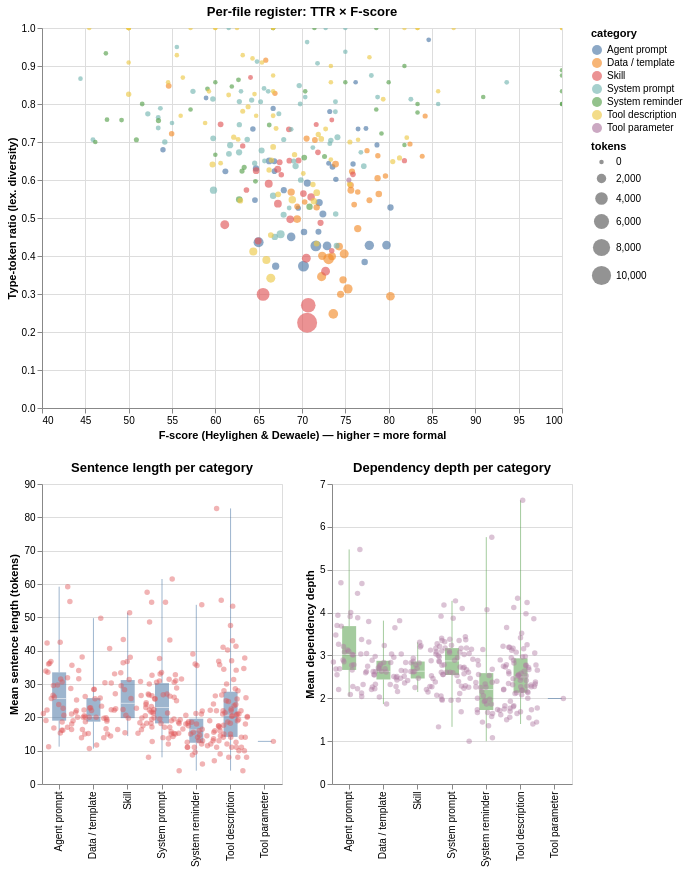

The notebook cell saved with this chart:
### Markdown cell above
### Register quantitative metrics

The four register numbers — `ttr`, `mean_sent_len`, `dep_depth`, `f_score` — were computed per file but only the four lexical register classes were plotted earlier. Two views below cover them:

- **TTR vs F-score** scatter — every file as one point, coloured by category, sized by file length (`n_tokens`). Files cluster along a single F-score band (~70–80) with TTR varying mostly by file length.
- **Sentence length & dependency depth** distributions per category (box-strip).

**Axis context** (full definitions in [`GLOSSARY.md`](./GLOSSARY.md)):
- **F-score (Heylighen & Dewaele formality)** — 0–100 scale. **0–30** is highly conversational; **30–50** informal explanatory; **50–70** neutral/mixed; **70–80** formal academic prose (where this corpus clusters); **80–100** technical specification / legal text.
- **TTR (Type-Token Ratio)** — lexical diversity, 0–1 range. Higher = more varied vocabulary; lower = more repetition. Strongly anti-correlated with file length (longer files have more lexical recycling and thus lower TTR — read TTR with `n_tokens` size in mind).
- **Mean dependency depth** — average syntactic-tree depth per sentence. Typical written English ~3–4. Higher = more deeply nested grammar (relative clauses inside relative clauses).
- **Mean sentence length** — word tokens per sentence. Corpus median ~22.

### Code cell
"""Register quantitative metrics: TTR×F-score + sentence length & dep-depth distributions."""

ttr_f_chart = (
 alt.Chart(alt_df).mark_circle(opacity=0.65).encode(
 x=alt.X("f_score:Q", title="F-score (Heylighen & Dewaele) — higher = more formal",
 scale=alt.Scale(domain=[40, 100])),
 y=alt.Y("ttr:Q", title="Type-token ratio (lex. diversity)",
 scale=alt.Scale(domain=[0, 1])),
 size=alt.Size("n_tokens:Q", title="tokens",
 scale=alt.Scale(range=[20, 400])),
 color=alt.Color("category:N",
 scale=alt.Scale(domain=_cat_domain, range=_cat_range)),
 tooltip=[
 alt.Tooltip("path:N"),
 alt.Tooltip("category:N"),
 alt.Tooltip("n_tokens:Q", format=","),
 alt.Tooltip("ttr:Q", format=".3f"),
 alt.Tooltip("f_score:Q", format=".1f"),
 alt.Tooltip("mean_sent_len:Q", title="mean sent len", format=".1f"),
 alt.Tooltip("dep_depth:Q", title="dep depth", format=".2f"),
 ]).properties(width=520, height=380, title="Per-file register: TTR × F-score").interactive
)

sent_len_box = (
 alt.Chart(alt_df).mark_boxplot(extent="min-max", opacity=0.55, color="#4e79a7").encode(
 x=alt.X("category:N", title=None, sort=cats),
 y=alt.Y("mean_sent_len:Q", title="Mean sentence length (tokens)")).properties(width=240, height=300, title="Sentence length per category")
)
sent_len_strip = (
 alt.Chart(alt_df).mark_circle(size=30, opacity=0.45, color="#e15759").encode(
 x=alt.X("category:N", sort=cats, title=None),
 y=alt.Y("mean_sent_len:Q"),
 xOffset="jitter:Q",
 tooltip=[alt.Tooltip("path:N"),
 alt.Tooltip("mean_sent_len:Q", format=".1f")]).transform_calculate(jitter="random-0.5")
)

dep_box = (
 alt.Chart(alt_df).mark_boxplot(extent="min-max", opacity=0.55, color="#59a14f").encode(
 x=alt.X("category:N", title=None, sort=cats),
 y=alt.Y("dep_depth:Q", title="Mean dependency depth")).properties(width=240, height=300, title="Dependency depth per category")
)
dep_strip = (
 alt.Chart(alt_df).mark_circle(size=30, opacity=0.45, color="#af7aa1").encode(
 x=alt.X("category:N", sort=cats, title=None),
 y=alt.Y("dep_depth:Q"),
 xOffset="jitter:Q",
 tooltip=[alt.Tooltip("path:N"),
 alt.Tooltip("dep_depth:Q", format=".2f")]).transform_calculate(jitter="random-0.5")
)

ttr_f_chart & ((sent_len_box + sent_len_strip) | (dep_box + dep_strip))

### Figure 1 — Vega-Lite specification as saved in the notebook (floating-point values rounded to 4 significant figures; data arrays with more than 128 entries replaced by an {"elided": "..."} marker saying what was removed)
{"config": {"view": {"continuousWidth": 300, "continuousHeight": 300}}, "vconcat": [{"mark": {"type": "circle", "opacity": 0.65}, "encoding": {"color": {"field": "category", "scale": {"domain": ["Agent prompt", "Data / template", "Skill", "System prompt", "System reminder", "Tool description", "Tool parameter"], "range": ["#4e79a7", "#f28e2c", "#e15759", "#76b7b2", "#59a14f", "#edc949", "#af7aa1"]}, "type": "nominal"}, "size": {"field": "n_tokens", "scale": {"range": [20, 400]}, "title": "tokens", "type": "quantitative"}, "tooltip": [{"field": "path", "type": "nominal"}, {"field": "category", "type": "nominal"}, {"field": "n_tokens", "format": ",", "type": "quantitative"}, {"field": "ttr", "format": ".3f", "type": "quantitative"}, {"field": "f_score", "format": ".1f", "type": "quantitative"}, {"field": "mean_sent_len", "format": ".1f", "title": "mean sent len", "type": "quantitative"}, {"field": "dep_depth", "format": ".2f", "title": "dep depth", "type": "quantitative"}], "x": {"field": "f_score", "scale": {"domain": [40, 100]}, "title": "F-score (Heylighen & Dewaele) — higher = more formal", "type": "quantitative"}, "y": {"field": "ttr", "scale": {"domain": [0, 1]}, "title": "Type-token ratio (lex. diversity)", "type": "quantitative"}}, "height": 380, "name": "view_50d745ac0ed57cbc_0", "title": "Per-file register: TTR × F-score", "width": 520}, {"hconcat": [{"layer": [{"mark": {"type": "boxplot", "color": "#4e79a7", "extent": "min-max", "opacity": 0.55}, "encoding": {"x": {"field": "category", "sort": ["Agent prompt", "Data / template", "Skill", "System prompt", "System reminder", "Tool description", "Tool parameter"], "title": null, "type": "nominal"}, "y": {"field": "mean_sent_len", "title": "Mean sentence length (tokens)", "type": "quantitative"}}, "title": "Sentence length per category"}, {"mark": {"type": "circle", "color": "#e15759", "opacity": 0.45, "size": 30}, "encoding": {"tooltip": [{"field": "path", "type": "nominal"}, {"field": "mean_sent_len", "format": ".1f", "type": "quantitative"}], "x": {"field": "category", "sort": ["Agent prompt", "Data / template", "Skill", "System prompt", "System reminder", "Tool description", "Tool parameter"], "title": null, "type": "nominal"}, "xOffset": {"field": "jitter", "type": "quantitative"}, "y": {"field": "mean_sent_len", "type": "quantitative"}}, "transform": [{"calculate": "random()-0.5", "as": "jitter"}]}], "height": 300, "width": 240}, {"layer": [{"mark": {"type": "boxplot", "color": "#59a14f", "extent": "min-max", "opacity": 0.55}, "encoding": {"x": {"field": "category", "sort": ["Agent prompt", "Data / template", "Skill", "System prompt", "System reminder", "Tool description", "Tool parameter"], "title": null, "type": "nominal"}, "y": {"field": "dep_depth", "title": "Mean dependency depth", "type": "quantitative"}}, "title": "Dependency depth per category"}, {"mark": {"type": "circle", "color": "#af7aa1", "opacity": 0.45, "size": 30}, "encoding": {"tooltip": [{"field": "path", "type": "nominal"}, {"field": "dep_depth", "format": ".2f", "type": "quantitative"}], "x": {"field": "category", "sort": ["Agent prompt", "Data / template", "Skill", "System prompt", "System reminder", "Tool description", "Tool parameter"], "title": null, "type": "nominal"}, "xOffset": {"field": "jitter", "type": "quantitative"}, "y": {"field": "dep_depth", "type": "quantitative"}}, "transform": [{"calculate": "random()-0.5", "as": "jitter"}]}], "height": 300, "width": 240}]}], "data": {"name": "data-84afd73863aeb8ad067213ead2b3b3fe"}, "params": [{"name": "param_1e9efca18e7a2868", "select": {"type": "interval", "encodings": ["x", "y"]}, "bind": "scales", "views": ["view_50d745ac0ed57cbc_0"]}], "$schema": "https://vega.github.io/schema/vega-lite/v6.4.1.json", "datasets": {"data-84afd73863aeb8ad067213ead2b3b3fe": {"elided": "287 records"}}}
